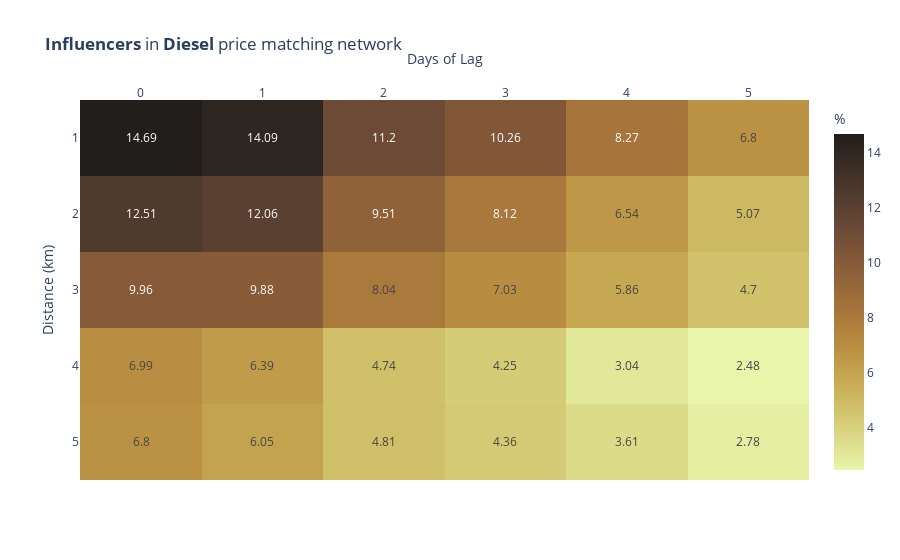
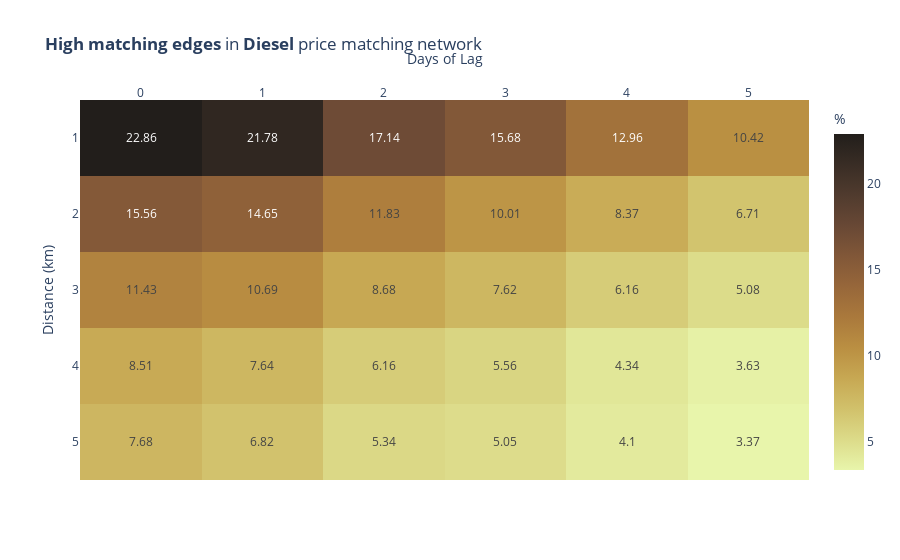

Notebook code cell kept with these figures, in order:
### Code cell
print_hign_matching_and_influencers(price_matching_network_diesel,influencers_diesel,high_matching_diesel,"Diesel")

### Figure 1 — Plotly figure (JSON) as saved in the notebook; plotly's stock layout.template omitted (floating-point values rounded to 4 significant figures)
{"data": [{"coloraxis": "coloraxis", "hovertemplate": "Days of Lag: %{x}<br>Distance (km): %{y}<br>%: %{z}<extra></extra>", "name": "0", "texttemplate": "%{z}", "type": "heatmap", "xaxis": "x", "y": ["1", "2", "3", "4", "5"], "yaxis": "y", "z": [[14.69, 14.09, 11.2, 10.26, 8.27, 6.8], [12.51, 12.06, 9.51, 8.12, 6.54, 5.07], [9.96, 9.88, 8.04, 7.03, 5.86, 4.7], [6.99, 6.39, 4.74, 4.25, 3.04, 2.48], [6.8, 6.05, 4.81, 4.36, 3.61, 2.78]]}], "layout": {"coloraxis": {"colorbar": {"title": {"text": "%"}}, "colorscale": [[0, "rgb(232, 245, 171)"], [0.09091, "rgb(220, 219, 137)"], [0.1818, "rgb(209, 193, 107)"], [0.2727, "rgb(199, 168, 83)"], [0.3636, "rgb(186, 143, 66)"], [0.4545, "rgb(170, 121, 60)"], [0.5455, "rgb(151, 103, 58)"], [0.6364, "rgb(129, 87, 56)"], [0.7273, "rgb(104, 72, 53)"], [0.8182, "rgb(80, 59, 46)"], [0.9091, "rgb(57, 45, 37)"], [1, "rgb(34, 30, 27)"]]}, "title": {"text": "<b>Influencers</b> in <b>Diesel</b> price matching network"}, "xaxis": {"anchor": "y", "domain": [0, 1], "side": "top", "title": {"text": "Days of Lag"}}, "yaxis": {"anchor": "x", "autorange": "reversed", "domain": [0, 1], "title": {"text": "Distance (km)"}}}}

### Figure 2 — Plotly figure (JSON) as saved in the notebook; plotly's stock layout.template omitted (floating-point values rounded to 4 significant figures)
{"data": [{"coloraxis": "coloraxis", "hovertemplate": "Days of Lag: %{x}<br>Distance (km): %{y}<br>%: %{z}<extra></extra>", "name": "0", "texttemplate": "%{z}", "type": "heatmap", "xaxis": "x", "y": ["1", "2", "3", "4", "5"], "yaxis": "y", "z": [[22.86, 21.78, 17.14, 15.68, 12.96, 10.42], [15.56, 14.65, 11.83, 10.01, 8.37, 6.71], [11.43, 10.69, 8.68, 7.62, 6.16, 5.08], [8.51, 7.64, 6.16, 5.56, 4.34, 3.63], [7.68, 6.82, 5.34, 5.05, 4.1, 3.37]]}], "layout": {"coloraxis": {"colorbar": {"title": {"text": "%"}}, "colorscale": [[0, "rgb(232, 245, 171)"], [0.09091, "rgb(220, 219, 137)"], [0.1818, "rgb(209, 193, 107)"], [0.2727, "rgb(199, 168, 83)"], [0.3636, "rgb(186, 143, 66)"], [0.4545, "rgb(170, 121, 60)"], [0.5455, "rgb(151, 103, 58)"], [0.6364, "rgb(129, 87, 56)"], [0.7273, "rgb(104, 72, 53)"], [0.8182, "rgb(80, 59, 46)"], [0.9091, "rgb(57, 45, 37)"], [1, "rgb(34, 30, 27)"]]}, "title": {"text": "<b>High matching edges</b> in <b>Diesel</b> price matching network"}, "xaxis": {"anchor": "y", "domain": [0, 1], "side": "top", "title": {"text": "Days of Lag"}}, "yaxis": {"anchor": "x", "autorange": "reversed", "domain": [0, 1], "title": {"text": "Distance (km)"}}}}
